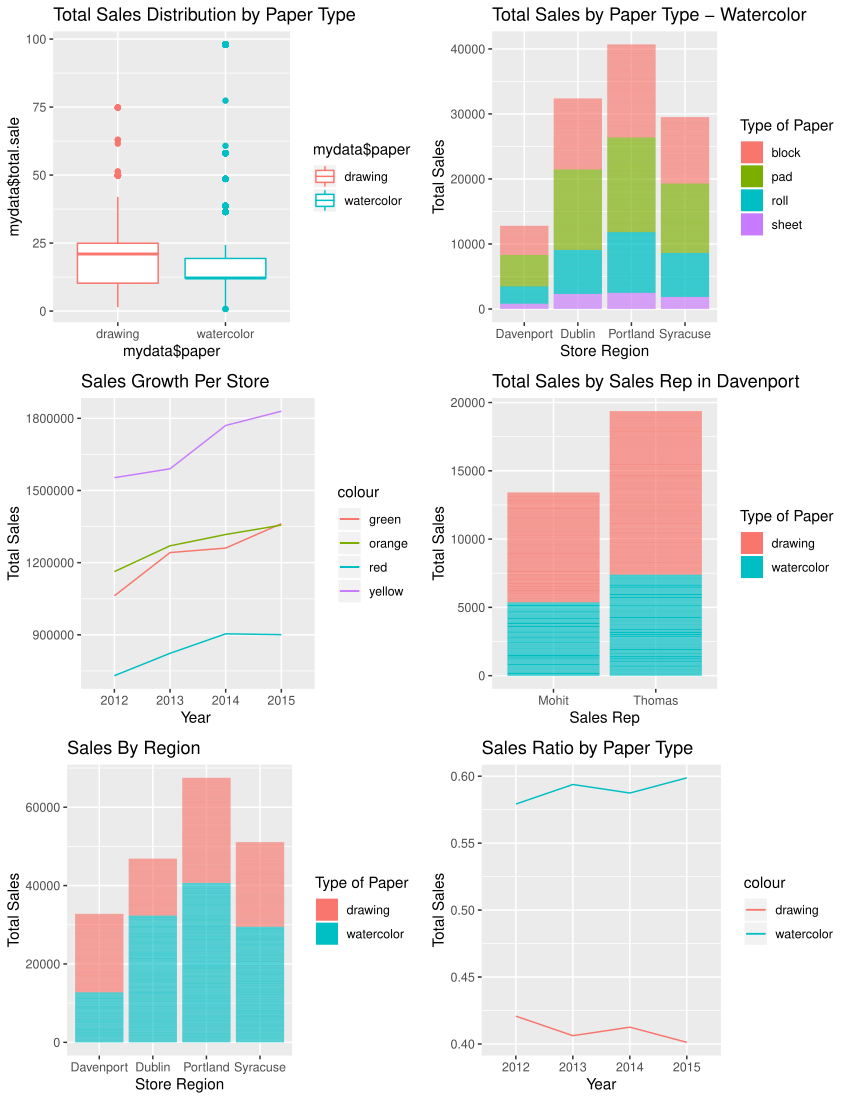

Reproduce this figure in R.
library(dplyr)
library(ggplot2)

filename <- file.choose()
filename 
mydata <- read.csv(filename, header = T)

multiplot <- function(..., plotlist=NULL, file, cols=1, layout=NULL) {
  library(grid)
  
  # Make a list from the ... arguments and plotlist
  plots <- c(list(...), plotlist)
  
  numPlots = length(plots)
  
  # If layout is NULL, then use 'cols' to determine layout
  if (is.null(layout)) {
    # Make the panel
    # ncol: Number of columns of plots
    # nrow: Number of rows needed, calculated from # of cols
    layout <- matrix(seq(1, cols * ceiling(numPlots/cols)),
                     ncol = cols, nrow = ceiling(numPlots/cols))
  }
  
  if (numPlots==1) {
    print(plots[[1]])
    
  } else {
    # Set up the page
    grid.newpage()
    pushViewport(viewport(layout = grid.layout(nrow(layout), ncol(layout))))
    
    # Make each plot, in the correct location
    for (i in 1:numPlots) {
      # Get the i,j matrix positions of the regions that contain this subplot
      matchidx <- as.data.frame(which(layout == i, arr.ind = TRUE))
      
      print(plots[[i]], vp = viewport(layout.pos.row = matchidx$row,
                                      layout.pos.col = matchidx$col))
    }
  }
}

#1) What are the distributions of total sales for water color and drawing papers? Show this as a grouped boxplot (two boxplots in the same plot
d1 <- ggplot(mydata, aes(x = mydata$paper, y = mydata$total.sale, color = mydata$paper )) + geom_boxplot()+
  ggtitle('Total Sales Distribution by Paper Type')
d1


#2) Are total sales growing for each store over the years covered in the dataset? Show as a muli-line plot.
df1 <- data.frame(tapply(mydata$year, list(mydata$year,mydata$store), sum))
df1 <- add_rownames(df1, "year")
df1
d2 <-ggplot(df1, aes(df1$year, group=1)) +
  geom_line(aes(y = df1$Davenport, colour = "red"))+
  geom_line(aes(y = df1$Dublin, colour = "green"))+
  geom_line(aes(y = df1$Portland, colour = "yellow"))+
  geom_line(aes(y = df1$Syracuse, colour = "orange"))+
  xlab('Year ')+
  ylab('Total Sales')+
  ggtitle('Sales Growth Per Store')
d2



#3) 
d3 <- ggplot(mydata, aes(x=mydata$store,y=mydata$total.sale, fill = mydata$paper)) +
  geom_bar(stat = "identity") +
  xlab('Store Region') +
  ylab('Total Sales') +
  ggtitle('Sales By Region') +
  labs(fill='Type of Paper')
d3


#4) Each paper (watercolor and drawing) has different subtypes. For watercolor only, how are the total sales of the different paper types (column is paper.type) similar or different for each store?

watercolor <- data.frame(subset(mydata, mydata$paper =='watercolor'))
d4 <- ggplot(watercolor, aes(x=watercolor$store,y=watercolor$total.sale, fill = watercolor$paper.type)) +
  geom_bar(stat = "identity") +
  xlab('Store Region') +
  ylab('Total Sales') +
  ggtitle('Total Sales by Paper Type - Watercolor') +
  labs(fill='Type of Paper')
d4

#5) In the Davenport store, do the sales representatives (column is 'rep') tend to sell the same amounts (units) of water color and drawing paper?

Davenport <- data.frame(subset(mydata, mydata$store =='Davenport'))
d5 <- ggplot(Davenport, aes(x=Davenport$rep,y=Davenport$total.sale, fill = Davenport$paper)) +
  geom_bar(stat = "identity") +
  xlab('Sales Rep') +
  ylab('Total Sales') +
  ggtitle('Total Sales by Sales Rep in Davenport') +
  labs(fill='Type of Paper')
d5


#6) Over the years, does the ratio of units sold for water color and drawing paper stay the same? Is one growing while the other stays constant?
df2 <- data.frame(tapply(mydata$year, list(mydata$year,mydata$paper), sum))
df2 <- add_rownames(df2, "year")
df2$ratio_drawing <- with(df2, df2$drawing/(df2$drawing+df2$watercolor))
df2$ratio_watercolor <- with(df2, df2$watercolor/(df2$drawing+df2$watercolor))

d6 <- ggplot(df2, aes(df2$year, group=1)) +
  geom_line(aes(y = df2$ratio_watercolor, colour = "watercolor"))+
  geom_line(aes(y = df2$ratio_drawing, colour = "drawing"))+
  xlab('Year')+
  ylab('Total Sales')+
  ggtitle('Sales Ratio by Paper Type')
d6



multiplot(d1, d2, d3, d4, d5, d6, cols =2)
